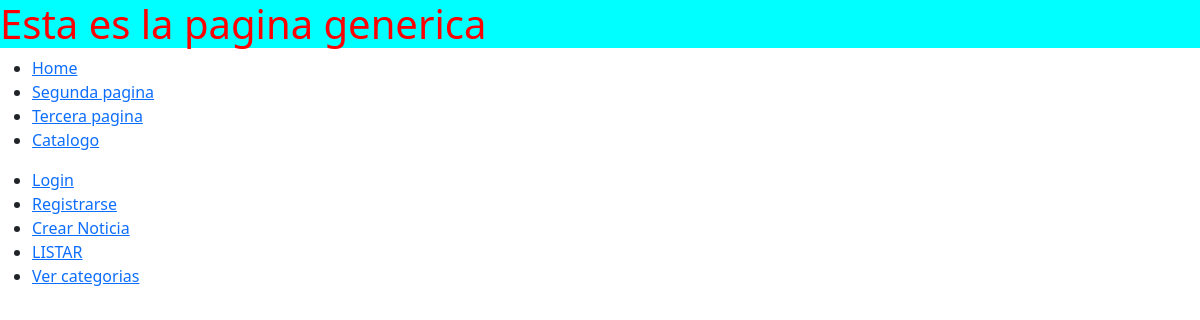
The page /noticias/Listar on the database as committed earlier.
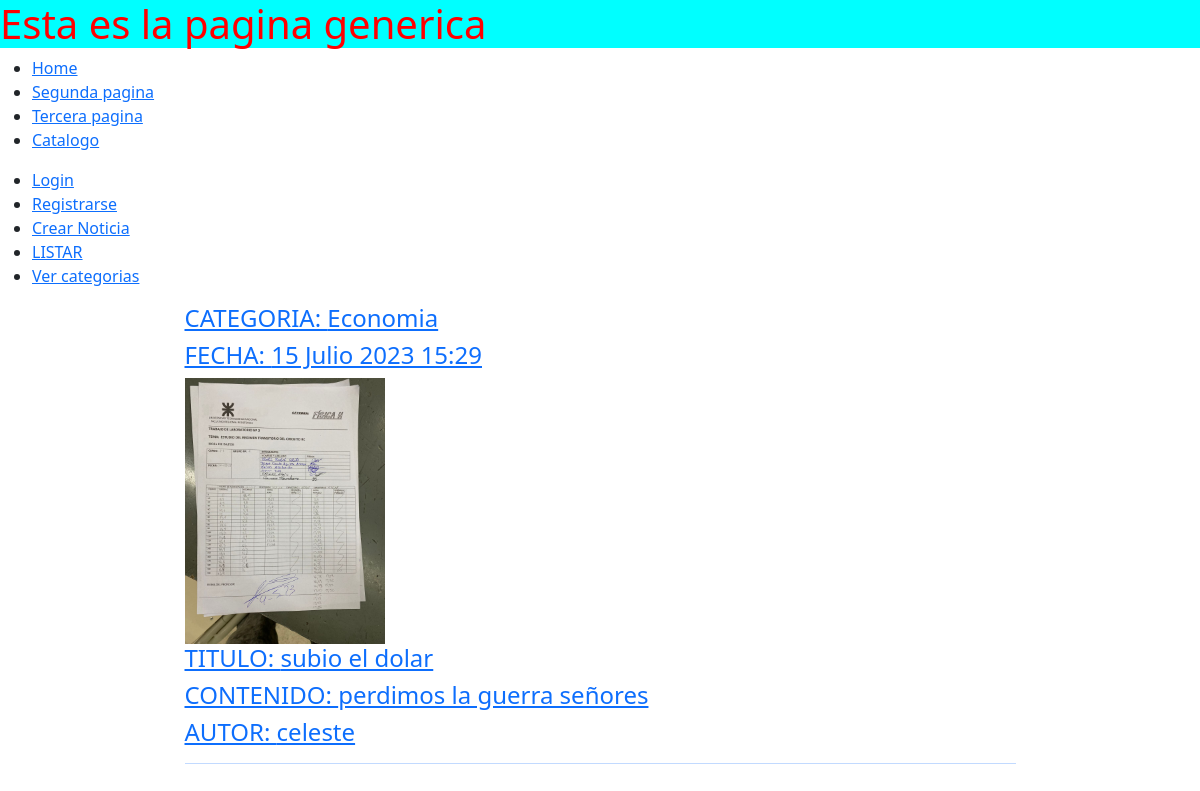
The same page on the database as committed later.
### apps/noticias/models.py (models this page shows, shortened)
class Noticia(models.Model):
	creado = models.DateTimeField(
		'creado',
		auto_now_add=True
	)
	modificado = models.DateTimeField(
		'modificado',
		auto_now=True
	)
	titulo = models.CharField(max_length = 250)
	contenido = models.TextField()
	autor = models.ForeignKey(User, on_delete = models.CASCADE)
	imagen = models.ImageField(upload_to = 'noticias')
	categoria = models.ForeignKey(Categoria, on_delete = models.CASCADE)

class Categoria(models.Model):
	nombre = models.CharField(max_length=80)
	def __str__(self):
		return self.nombre

### apps/noticias/views.py (the view)
# urls.py: path('Listar', views.ListarNoticiasF, name="listar_noticias"),
def ListarNoticiasF(request):
	ctx = {}
	todas_las_noticias = Noticia.objects.all()
	ctx['object_list'] = todas_las_noticias
	return render(request, 'noticias/listar.html', ctx)

### templates/noticias/listar.html
{% extends 'base.html' %}
{% block contenido %}
	<div class="container">
    <div class="row mt-3">
      <div class="col-md-9 mx-auto mb-5">
      	{% for n in object_list %}
		<a href="{% url 'noticias:detalle_noticia' n.pk %}">
      		<div>
      			<h4>CATEGORIA: {{n.categoria}}</h4>
      			<h4>FECHA: {{n.creado}}</h4>
      			<img src="{{n.imagen.url}}" width="200">
      			<h4>TITULO: {{n.titulo}}</h4>
      			<h4>CONTENIDO: {{n.contenido}}</h4>
      			<h4>AUTOR: {{n.autor}}</h4>
      			<hr>
      		</div>
		</a>
      	{% endfor %}
      </div>
    </div>
  </div>
{% endblock contenido %}

Rows that differ between the two databases and show on the page:
added Noticia: categoria "Economia", creado "15 Julio 2023 15:29", imagen (picture), titulo "subio el dolar", contenido "perdimos la guerra señores", autor "celeste"
